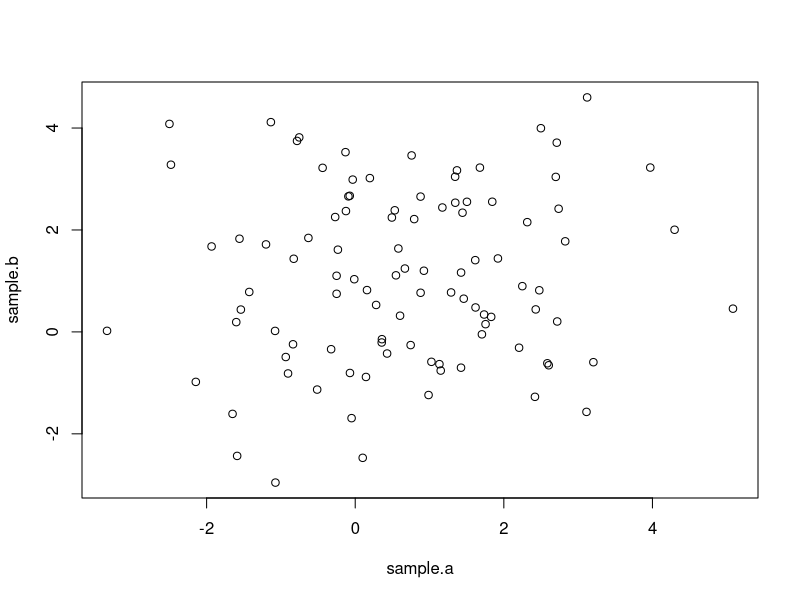
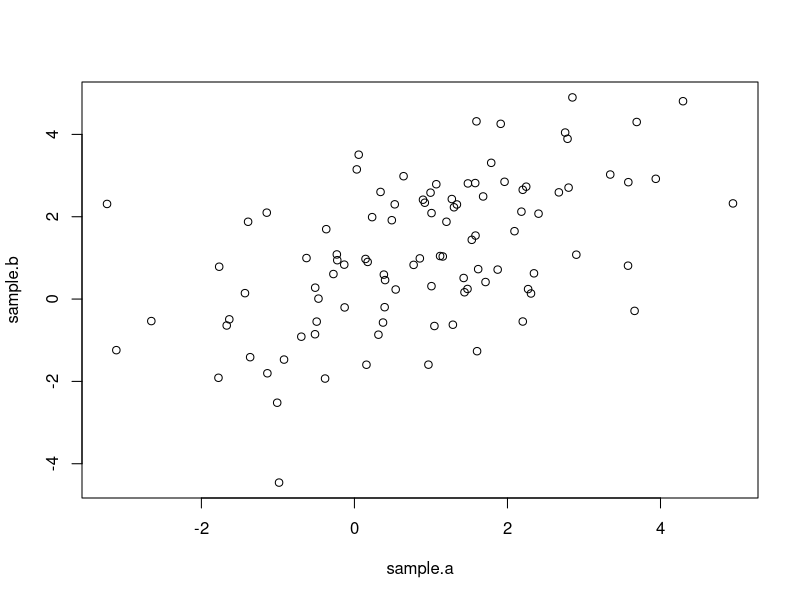
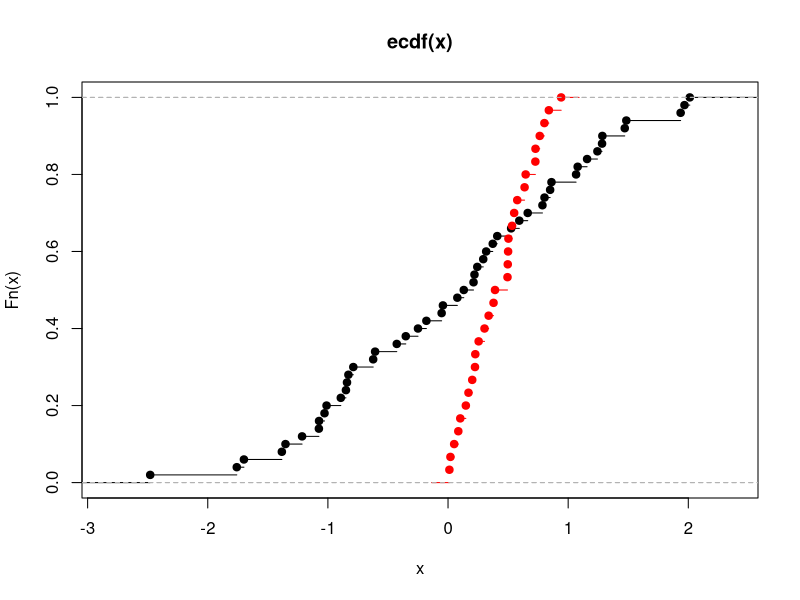

R code for these plots, in order:
## ---- chunk 1
library(MASS)
data<-mvrnorm(n=100,c(1,1.2),matrix(c(3,0,0,3),2,2))
## ---- chunk 2
sample.a<-data[,1]
sample.b<-data[,2]
plot(sample.a,sample.b)
## ---- chunk 3
t.test(sample.a,sample.b)
## ---- chunk 4
t.test(sample.a,sample.b,alternative="greater")
t.test(sample.a,sample.b,alternative="less")
## ---- chunk 5
data<-mvrnorm(n=100,c(1,1.2),matrix(c(3,2,2,3),2,2))
sample.a<-data[,1]
sample.b<-data[,2]
plot(sample.a,sample.b)
## ---- chunk 6
t.test(sample.a,sample.b,paired=T)
## ---- chunk 7
t.test(sample.a,sample.b,paired=F)
## ---- chunk 8
t.test(sample.a,sample.b)
## ---- chunk 9
z<-sample.a-sample.b
mean(z)
var(z)
var(sample.a)+var(sample.b)-2*cov(sample.a,sample.b)
## ---- chunk 10
sample.a<-rnorm(100,mean=5,sd=4)
sample.b<-rnorm(100,mean=2,sd=3)
## ---- chunk 11
var.A<-var(sample.a)
var.B<-var(sample.b)
F.ratio<-var.A/var.B 
F.ratio
## ---- chunk 12
qf(p=0.95,df1=99,df2=99)
## ---- chunk 13
1-pf(F.ratio,df1=99,df2=99)
## ---- chunk 14
var.test(sample.a,sample.b)
## ---- chunk 15
qf(0.025,df1=99,df2=99)*F.ratio
qf(0.975,df1=99,df2=99)*F.ratio
## ---- chunk 16
heads<-rbinom(1,size=100,prob=0.5)
heads
## ---- chunk 17
prop.test(heads,100) #continuity correction true by default
## ---- chunk 18
prop.test(heads,100,correct=FALSE)
## ---- chunk 19
n<-100
theta0<-0.5
test.statistic<-(((heads/n)-theta0)/(sqrt(theta0*theta0/n)))^2
test.statistic
## ---- chunk 20
1-pchisq(test.statistic,df=1)
## ---- chunk 21
2*(1-pnorm(sqrt(test.statistic)))
## ---- chunk 22
binom.test(heads,100)
## ---- chunk 23
p.hat<-2/100
n<-100
se<-sqrt(p.hat*(1-p.hat)/n)
z<-qnorm(0.975)
LL<-p.hat-se*z
UL<-p.hat+se*z
LL
UL
## ---- chunk 24
data<-rbinom(n=1000,size=100,prob=0.02) #draw 1000 random datasets-100 trials each
p.hat<-data/100 #vector of empirical probabilities p.hat
n<-100
se<-sqrt(p.hat*(1-p.hat)/n)
z<-qnorm(0.975)
LL<-p.hat-se*z #vector of LLs
UL<-p.hat+se*z #vector of UL
sum(as.numeric((0.02<=UL)&(0.02>=LL)))/1000 #proportion of times the CI include the true value
## ---- chunk 25
# Calculate confidence intervals for a single proportion according to one of 11
# methods (default: log likelihood ratio) for a level of alpha (default: .05)
# and with significant decimals (default: 3) given a proportion and the sample
# size (see: Newcombe, 1998; Brown et al., 2001). Except for the asymptotic and
# Agresti's methods all methods can yield asymmetric intervals around p:
#
# Methods are:
# 'likelihood'    : log likelihood ratio interval (default)
# 'asymptotic'    : simple "classical text book" or Wald method interval
# 'asymptotic.cc  : asymptotic with Yates' continuity correction
# 'score'         : score or Wilson method interval (= prop.test(...,correct=F),
#                   i.e. without Yates' continuity correction)
# 'score.cc'      : score method with continuity correction (= default of
#                   prop.test())
# 'binomial'      : "exact" or Clopper-Pearson method interval (= binom.test())
# 'binomial.midp' : binomial mid-p "quasi-exact" interval
# 'Jeffreys'      : Jeffreys prior interval
# 'Agresti-Coull' : Agresti-Coull method adding z?/2 successes
# 'Agresti.2_2    : Agresti-Coull method adding 2 successes and 2 failures
# 'logit'         : logit interval
#
# References:
# Brown, L.D., Cai, T.T. & DasGupta, A. (2001). Interval estimation for a
#    binomial proportion. Statistical Science, 16, 101-133.
# Newcombe, R.G. (1998). Two-sided confidence intervals for the single propor-
#    tion: Comparison of seven methods. Statistics in Medicine, 17, 857-872.

prop.CI = function(p,n,alpha=.05,digits=3,method="likelihood")
{
# Asymptotic (or Wald) interval:
  z = qnorm(1-alpha/2)
  if (method=='asymptotic') {
    se = sqrt(p*(1-p)/n)
    CI = list(p=p,CI=c((p-z*se),(p+z*se)),n=n,level=1-alpha,method=method)
  }
# Asymptotic (or Wald-test) CIs with continuity correction:
  if (method=='asymptotic.cc') {
    se = sqrt(p*(1-p)/n)
    CI = list(p=p,CI=c((p-z*se-1/(2*n)),(p+z*se+1/(2*n))),n=n,level=1-alpha,
              method=method)
  }
# Score test (or Wilson) interval:
  if (method=='score') {
    term1 = 2*n*p + z**2
    term2 = z*sqrt(z**2 + 4*n*p*(1-p))
    term3 = 2*(n + z**2)
    CI = list(p=p,CI=c((term1-term2)/term3,(term1+term2)/term3),n=n,
              level=1-alpha,method=method)
  }
# Score test (or Wilson) interval with continuity correction:
  if (method=='score.cc') {
    term1 = 2*n*p + z**2
    if (p>0) {
    term2L = z*sqrt(z**2 - 2 - 1/n + 4*p*(n*(1-p)+1))
    }
    if (p<1) {
    term2U = z*sqrt(z**2 + 2 - 1/n + 4*p*(n*(1-p)-1))
    }
    term3 = 2*(n + z**2)
    if ((p>0) & (p<1)) {
      CI = list(p=p,CI=c((term1-1-term2L)/term3,(term1+1+term2U)/term3),n=n,
                level=1-alpha,method=method)
    }
    if (p==0) {
      CI = list(p=p,CI=c(0,CIU=(term1+1+term2U)/term3),n=n,level=1-alpha,
                method=method)
    }
    if (p==1) {
      CI = list(p=p,CI=c((term1-1-term2L)/term3,1),n=n,level=1-alpha,
                method=method)
    }
  }
# Binomial ('exact' or Clopper-Pearson) interval:
  if (method=='binomial') {
    conf.int=binom.test(round(p*n),n,conf.level=1-alpha)$conf.int
    CI = list(p=p,CI=c(conf.int[1],conf.int[2]),n=n,level=1-alpha,method=method)
  }
# Binomial mid-p quasi-exact interval:
  if (method=='binomial.midp') {
    x = round(p*n)
    uplim = 1
    lowlim = 0
    if (x == 0) uplim = 1-alpha**(1/n)
    if (x == n) lowlim = alpha**(1/n)
    if (x > 0 & x < n) {
      pp = seq(0.000001,0.999999,length=100000)
      a2 = 0.5*pbinom(x-1,n,pp) + 0.5*pbinom(x,n,pp)
      uplim = pp[max(which(a2>(alpha/2)))]
      lowlim = pp[min(which(a2<(1-alpha/2)))]
    }
    CI = list(p=p,CI=c(lowlim,uplim),n=n,level=1-alpha,method=method)
  }
# Log-likelihood-ratio interval:
  if (method=='likelihood') {
    x = round(p*n)
    k = -qchisq(1-alpha,1)/2
    pp = seq(0.000001,0.999999,length=100000)
    lik = dbinom(x,size=n,pp)
    logLR = log(lik/max(lik))
    conf.int=range(pp[logLR > k])
    CI = list(p=p,CI=c(conf.int[1],conf.int[2]),n=n,level=1-alpha,method=method)
  }
# Jeffreys prior interval:
  if (method=='Jeffreys') {
    x = round(p*n)
    conf.int=qbeta(c(alpha/2,1-alpha/2),x+.5,n-x+.5)
    CI = list(p=p,CI=c(conf.int[1],conf.int[2]),n=n,level=1-alpha,method=method)
  }
# Agresti-Coull (adding z?/2 successes) interval
# (see: http://www.stat.ufl.edu/~aa/cda/R/one_sample/R1/index.html )
  if (method=='Agresti-Coull') {
    x = round(p*n)
    tr = z**2
    suc = tr/2
    pp = (x+suc)/(n+tr)
    se = sqrt(pp*(1-pp)/(n+tr))
    CI = list(p=p,CI=c((pp-z*se),(pp+z*se)),n=n,level=1-alpha,method=method)
    if (CI$CI[1] < 0) CI$CI[1]=0
    if (CI$CI[2] > 1) CI$CI[2]=1
  }
# Agresti-Coull (adding 2 successes and 2 failures) interval:
# (see: http://www.stat.ufl.edu/~aa/cda/R/one_sample/R1/index.html )
  if (method=='Agresti.2_2') {
    x = round(p*n)
    pp = (x+2)/(n+4)
    se = sqrt(pp*(1-pp)/(n+4))
    CI = list(p=p,CI=c((pp-z*se),(pp+z*se)),n=n,level=1-alpha,method=method)
    if (CI$CI[1] < 0) CI$CI[1]=0
    if (CI$CI[2] > 1) CI$CI[2]=1
  }
# Logit interval:
  if (method=='logit') {
    lambda = log(p/(1-p))
    x = round(p*n)
    V = n/(x*(n-x))
    conf.int = (c(lambda - z*sqrt(V),lambda + z*sqrt(V)))
    conf.int = exp(conf.int)/(1+exp(conf.int))
    CI = list(p=p,CI=c(conf.int[1],conf.int[2]),n=n,level=1-alpha,method=method)
  }
  cat('p ? ',100*(1-alpha),'%-CI = ',round(p,digits),' (',
      round(CI$CI[1],digits),'; ',round(CI$CI[2],digits),')\n',sep='')
  CI
}

# The following example  reproduces the data of Table I of Newcombe (1998,
# p. 861). Other methods to calculate confidence intervals of a single propor-
# tion as discussed in Brown et al. (2001) will also be demonstrated.
#
# To run, de-comment the following line:
# source("http://www2.jura.uni-hamburg.de/instkrim/kriminologie/Mitarbeiter/Enzmann/Software/ex_prop.CI.r")
## ---- chunk 26
ci.1C1 =prop.CI(2/100,100,digits=4,method='asymptotic')$CI
ci.2C1 =prop.CI(2/100,100,digits=4,method='asymptotic.cc')$CI
ci.3C1 =prop.CI(2/100,100,digits=4,method='score')$CI
ci.4C1 =prop.CI(2/100,100,digits=4,method='score.cc')$CI
ci.5C1 =prop.CI(2/100,100,digits=4,method='binomial')$CI
ci.6C1 =prop.CI(2/100,100,digits=4,method='binomial.midp')$CI
ci.7C1 =prop.CI(2/100,100,digits=4)$CI
ci.8C1 =prop.CI(2/100,100,digits=4,method='Jeffreys')$CI
ci.9C1 =prop.CI(2/100,100,digits=4,method='Agresti-Coull')$CI
ci.10C1=prop.CI(2/100,100,digits=4,method='Agresti.2_2')$CI
ci.11C1=prop.CI(2/100,100,digits=4,method='logit')$CI
## ---- chunk 27
x<-rnorm(50,mean=0,sd=1)
y<-runif(30,0,1)
ks.test(x,y)
plot(ecdf(x))
lines(ecdf(y),col="red")
